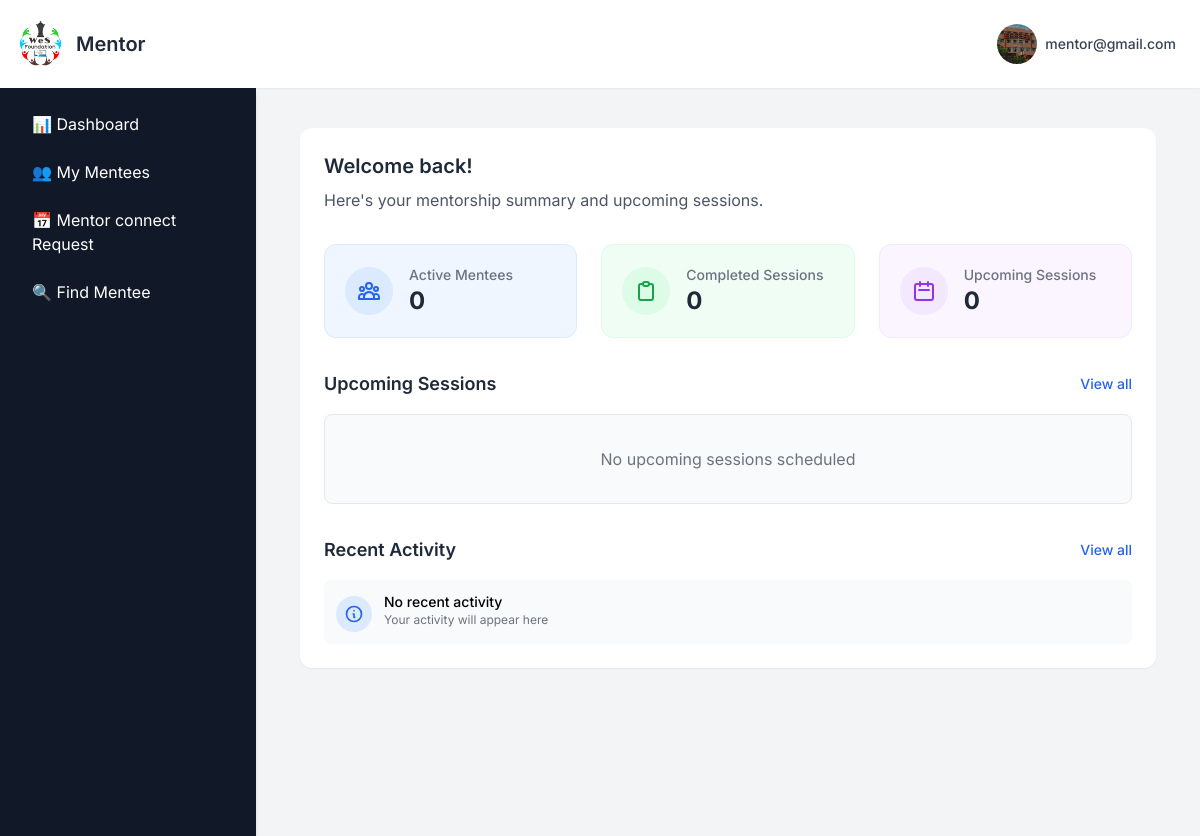
The page /mentordashboard (signed in) on the database its author committed.
### app.py (models this page shows, shortened)
class MentorProfile(db.Model):
    __tablename__="mentor_profile"
    id = db.Column(db.Integer, primary_key=True)
    user_id= db.Column(db.Integer, db.ForeignKey("signup_details.id"),nullable=False)
    profession = db.Column(db.String(100))
    organisation = db.Column(db.String(150))
    whatsapp = db.Column(db.String(20))
    location = db.Column(db.String(100))
    education = db.Column(db.String(150))
    language = db.Column(db.String(100))
    availability = db.Column(db.String(100))
    connect_frequency = db.Column(db.String(100))
    preferred_communication = db.Column(db.String(100))
    social_link = db.Column(db.String(200))
    why_mentor = db.Column(db.Text)
    additional_info = db.Column(db.Text)
    profile_picture = db.Column(db.String(100))
    years_of_experience = db.Column(db.String(100))
    status = db.Column(db.String(20), default="pending")

class User(db.Model):
    __tablename__ = "signup_details"
    id = db.Column(db.Integer, primary_key=True)
    name = db.Column(db.String(100), nullable=False)
    email = db.Column(db.String(100), unique=True, nullable=False)
    password = db.Column(db.String(200), nullable=False)   # length thoda bada
    user_type = db.Column(db.String(10), nullable=False)
    mentor_profile = db.relationship("MentorProfile", backref="user", uselist=False)

### app.py (the view, shortened to what this page needs)
@app.route("/mentordashboard", methods=["GET", "POST"])
def mentordashboard():
    if "email" not in session or session.get("user_type") != "1":  # Only mentors
        return redirect(url_for("signin"))
    mentor_id = session.get("user_id")
    mentor = User.query.filter_by(email=session["email"]).first()
    if not mentor:
            flash("Mentor profile not found.", "error")
            return redirect(url_for("signin"))
    incoming_requests = MentorshipRequest.query.filter_by(
            mentor_id=mentor.id
        ).all()
    all_mentees = MenteeProfile.query.all()
    streams = [row.stream for row in MenteeProfile.query.with_entities(MenteeProfile.stream).distinct() if row.stream]
    schools = [row.school_college_name for row in MenteeProfile.query.with_entities(MenteeProfile.school_college_name).distinct() if row.school_college_name]
    goals = [row.goal for row in MenteeProfile.query.with_entities(MenteeProfile.goal).distinct() if row.goal]
    example_mentee = None
    if incoming_requests and incoming_requests[0].mentee:
            example_mentee = incoming_requests[0].mentee
    mentor_info = {
            "full_name": mentor.name,
            "username": mentor.email,
            "date_time": datetime.now().strftime("%d-%m-%Y %H:%M:%S")
        }
    query = MenteeProfile.query.join(User, MenteeProfile.user_id == User.id)
    search_query = request.args.get("search", "").lower()
    stream_filter = request.args.get("stream", "")
    school_filter = request.args.get("school", "")
    goal_filter = request.args.get("goal", "")
    if stream_filter:
        query = query.filter(MenteeProfile.stream == stream_filter)
    if school_filter:
        query = query.filter(MenteeProfile.school_college_name == school_filter)
    if goal_filter:
        query = query.filter(MenteeProfile.goal == goal_filter)
    all_mentees = query.all()
    streams = sorted({m.stream for m in MenteeProfile.query.distinct() if m.stream})
    schools = sorted({m.school_college_name for m in MenteeProfile.query.distinct() if m.school_college_name})
    goals = sorted({m.goal for m in MenteeProfile.query.distinct() if m.goal})
    return render_template(
        "mentordashboard.html",
        mentorship_requests=incoming_requests,
        all_mentees=all_mentees,
        streams=streams,
        schools=schools,
        goals=goals,
        incoming_requests=incoming_requests,
        mentor_info=mentor_info,
        active_section="dashboard",
        show_sidebar=True,
        mentee=example_mentee
    )

### templates/mentordashboard.html (shortened to what this page needs)
{% extends "base2.html" %}
{% block user %}Mentor{% endblock %}
{% block content %}
  <main class="max-w-7xl mx-auto px-2 sm:px-3 lg:px-3 py-2">
  <section id="dashboard" class="p-6 bg-white rounded-xl shadow-sm">
    <div class="mb-8">
      <h2 class="text-xl font-semibold text-gray-800 mb-2">Welcome back!</h2>
      <p class="text-gray-600">Here's your mentorship summary and upcoming sessions.</p>
    </div>
    <div class="grid grid-cols-1 md:grid-cols-3 gap-6 mb-8">
      <div class="bg-blue-50 p-5 rounded-xl border border-blue-100">
        <div class="flex items-center">
          <div class="rounded-full bg-blue-100 p-3 mr-4">
          </div>
          <div>
            <p class="text-sm font-medium text-gray-500">Active Mentees</p>
            <p class="text-2xl font-bold text-gray-800">{{ my_mentees|length if my_mentees else 0 }}</p>
          </div>
        </div>
      </div>
      <div class="bg-green-50 p-5 rounded-xl border border-green-100">
        <div class="flex items-center">
          <div class="rounded-full bg-green-100 p-3 mr-4">
          </div>
          <div>
            <p class="text-sm font-medium text-gray-500">Completed Sessions</p>
            <p class="text-2xl font-bold text-gray-800">{{ completed_sessions if completed_sessions else 0 }}</p>
          </div>
        </div>
      </div>
      <div class="bg-purple-50 p-5 rounded-xl border border-purple-100">
        <div class="flex items-center">
          <div class="rounded-full bg-purple-100 p-3 mr-4">
            <svg xmlns="http://www.w3.org/2000/svg" class="h-6 w-6 text-purple-600" fill="none" viewBox="0 0 24 24" stroke="currentColor">
              <path stroke-linecap="round" stroke-linejoin="round" stroke-width="2" d="M8 7V3m8 4V3m-9 8h10M5 21h14a2 2 0 002-2V7a2 2 0 00-2-2H5a2 2 0 00-2 2v12a2 2 0 002 2z" />
            </svg>
          </div>
          <div>
            <p class="text-sm font-medium text-gray-500">Upcoming Sessions</p>
            <p class="text-2xl font-bold text-gray-800">{{ upcoming_sessions if upcoming_sessions else 0 }}</p>
          </div>
        </div>
      </div>
    </div>
    <div class="mb-8">
      <div class="flex justify-between items-center mb-4">
        <h3 class="text-lg font-semibold text-gray-800">Upcoming Sessions</h3>
        <a href="#" class="text-sm text-blue-600 hover:text-blue-800 font-medium">View all</a>
      </div>
      <div class="bg-gray-50 rounded-lg border border-gray-200 p-4">
        {% if upcoming_sessions_list and upcoming_sessions_list|length > 0 %}
          {% for session in upcoming_sessions_list %}
          <div class="flex justify-between items-center py-3 border-b border-gray-200 last:border-b-0">
            <div>
              <p class="font-medium">{{ session.mentee_name }}</p>
              <p class="text-sm text-gray-500">{{ session.date }} at {{ session.time }}</p>
            </div>
            <button class="px-3 py-1 bg-blue-100 text-blue-700 rounded-lg text-sm">Details</button>
          </div>
          {% endfor %}
        {% else %}
          <p class="text-gray-500 text-center py-4">No upcoming sessions scheduled</p>
        {% endif %}
      </div>
    </div>
    <div>
      <div class="flex justify-between items-center mb-4">
        <h3 class="text-lg font-semibold text-gray-800">Recent Activity</h3>
        <a href="#" class="text-sm text-blue-600 hover:text-blue-800 font-medium">View all</a>
      </div>
      <div class="space-y-3">
        {% if recent_activities and recent_activities|length > 0 %}
          {% for activity in recent_activities %}
          <div class="flex items-start p-3 bg-gray-50 rounded-lg">
            <div class="rounded-full bg-blue-100 p-2 mr-3 mt-1">
              <svg xmlns="http://www.w3.org/2000/svg" class="h-5 w-5 text-blue-600" fill="none" viewBox="0 0 24 24" stroke="currentColor">
                <path stroke-linecap="round" stroke-linejoin="round" stroke-width="2" d="M13 16h-1v-4h-1m1-4h.01M21 12a9 9 0 11-18 0 9 9 0 0118 0z" />
              </svg>
            </div>
            <div>
              <p class="text-sm font-medium">{{ activity.message }}</p>
              <p class="text-xs text-gray-500">{{ activity.time }}</p>
            </div>
          </div>
          {% endfor %}
        {% else %}
          <div class="flex items-start p-3 bg-gray-50 rounded-lg">
            <div class="rounded-full bg-blue-100 p-2 mr-3 mt-1">
              <svg xmlns="http://www.w3.org/2000/svg" class="h-5 w-5 text-blue-600" fill="none" viewBox="0 0 24 24" stroke="currentColor">
                <path stroke-linecap="round" stroke-linejoin="round" stroke-width="2" d="M13 16h-1v-4h-1m1-4h.01M21 12a9 9 0 11-18 0 9 9 0 0118 0z" />
              </svg>
            </div>
            <div>
              <p class="text-sm font-medium">No recent activity</p>
              <p class="text-xs text-gray-500">Your activity will appear here</p>
            </div>
          </div>
        {% endif %}
      </div>
    </div>
  </section>
</main>
{% endblock %}

### templates/base2.html (shortened to what this page needs)
<!DOCTYPE html>
<html lang="en">
<head>
    <script src="https://cdn.tailwindcss.com"></script>
</head>
<body class="flex flex-col h-screen overflow-hidden ">
    <nav class="bg-white shadow-sm p-4 flex justify-between items-center z-10">
        <div class="flex items-center space-x-2">
             <a href="
             {% if session.get('user_type') == '0' %}
                {{ url_for('supervisordashboard') }}
            {% elif session.get('user_type') == '1' %}
                {{ url_for('mentordashboard') }}
            {% elif session.get('user_type') == '2' %}
                {{ url_for('menteedashboard') }}
            {% else %}
                {{ url_for('home') }}
            {% endif %}
             " class="flex items-center">
            <img src="{{ url_for('static', filename='img/logo.jpg') }}" alt="LOGO" class="h-12 w-12 rounded-full mr-3">
            <span class="text-xl font-semibold text-gray-800">{% block user %}{% endblock %}</span>
            </a>
        </div>
        <div class="relative">
            <button id="profile-dropdown-btn" class="group flex items-center space-x-2 p-2 rounded-full hover:bg-gray-600 hover:text-white transition-colors duration-200 focus:outline-none focus:ring focus:ring-blue-300">
                    <div class="top-right-profile">
                        {% if current_user_profile_pic %}
                            <img src="{{ url_for('static', filename='uploads/' + current_user_profile_pic) }}"
                                 alt="Profile Picture" class="w-10 h-10 rounded-full object-cover">
                        {% else %}
                            <img src="{{ url_for('static', filename='uploads/default.png') }}"
                                 alt="Profile Picture" class="w-10 h-10 rounded-full object-cover">
                        {% endif %}
                    </div>
                <span class="text-sm font-medium text-gray-700 group-hover:text-white hidden sm:block">{{ session.get('email') }}</span>
            </button>
        </div>
    </nav>
    <div class="flex flex-1 overflow-hidden">
    <div class="flex flex-1 overflow-hidden">
        {% if show_sidebar %}
<aside id="sidebar"
       class="fixed inset-y-0 left-0 w-64 bg-gray-900 shadow-md p-4 space-y-2 overflow-y-auto
              transform -translate-x-full transition-transform duration-200 ease-in-out
              md:relative md:translate-x-0 z-20">
    {% if session.get('user_type') == '0' %}
        <a href="javascript:void(0)" onclick="showSection('dashboard')" id="link-dashboard"
           class="block px-4 py-2 text-white  hover:bg-gray-600 rounded-md">
           📊 Dashboard
        </a>
        <a href="javascript:void(0)" onclick="showSection('mentors')" id="link-mentors"
           class="block px-4 py-2 text-white  hover:bg-gray-600 rounded-md">
           🎓 Mentors
        </a>
        <a href="javascript:void(0)" onclick="showSection('mentees')" id="link-mentees"
           class="block px-4 py-2 text-white  hover:bg-gray-600 rounded-md">
           👥 Mentees
        </a>
        <a href="javascript:void(0)" onclick="showSection('requests')" id="link-requests"
           class="block px-4 py-2 text-white  hover:bg-gray-600 rounded-md">
           📩 Requests
        </a>
    {% elif session.get('user_type') == '1' %}
        <a href="javascript:void(0)" onclick="showSection('dashboard')" id="link-dashboard"
           class="block px-4 py-2 text-white  hover:bg-gray-600 rounded-md">
           📊 Dashboard
        </a>
        <a href="javascript:void(0)" onclick="showSection('mymentees')" id="link-mymentees"
           class="block px-4 py-2 text-white  hover:bg-gray-600 rounded-md">
           👥 My Mentees
        </a>
        <a href="javascript:void(0)" onclick="showSection('meetingrequests')" id="link-meetingrequests"
           class="block px-4 py-2 text-white  hover:bg-gray-600 rounded-md">
           📅 Mentor connect Request
        </a>
        <a href="javascript:void(0)" onclick="showSection('findmentees')" id="link-findmentees"
           class="block px-4 py-2 text-white  hover:bg-gray-600 rounded-md">
           🔍 Find Mentee
        </a>
    {% endif %}
</aside>
        {% endif %}
    <main class="flex-1 p-8 overflow-y-auto pb-40">
        {% block content %}{% endblock %}
    </main>
</div>
    </div>
</body>
</html>

### templates/base2.html (style rules this page uses)
body { font-family: 'Inter', sans-serif; background-color: #f3f4f6; }

### rows shown on the page
MentorProfile: profile_picture (picture)
User: get "mentor@gmail.com"

### other values the page prints
{{ my_mentees|length if my_mentees else 0 }} "0"
{{ completed_sessions if completed_sessions else 0 }} "0"
{{ upcoming_sessions if upcoming_sessions else 0 }} "0"
